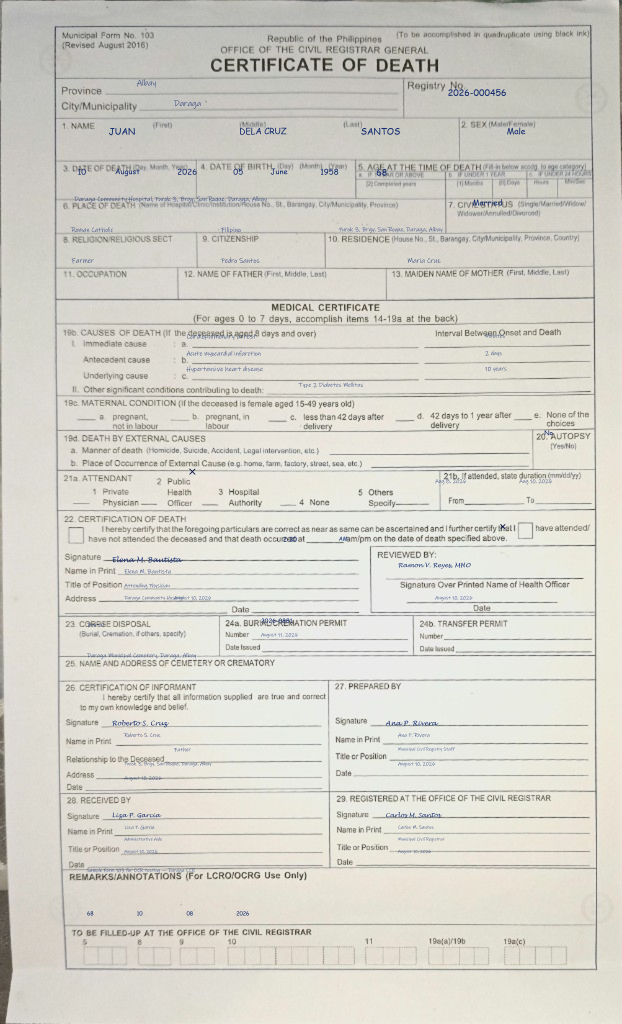
#> input picture daragacivilregistrymanagementsystem/ocr/templates/death_form103_example.jpg, 2488 x 4096 px (shown at 1/4 size); its folder holds only this picture in this run
$ python -i marriage.py   (imports and definitions only)
#> lines starting #> are read from the running program, lines starting #| are printed output that depends on the picture
#> in extract_marriage_data, img is the input picture: shape (4096, 2488, 3); mean B, G, R 202.9, 211.1, 212.9
### daragacivilregistrymanagementsystem/ocr/shared.py
import os
import threading
import warnings
from contextlib import contextmanager, redirect_stderr, redirect_stdout
from importlib.util import find_spec

os.environ.setdefault("GLOG_minloglevel", "3")
os.environ.setdefault("GLOG_v", "0")
os.environ.setdefault("FLAGS_minloglevel", "3")
os.environ.setdefault("PADDLE_PDX_DISABLE_MODEL_SOURCE_CHECK", "True")
os.environ.setdefault("KMP_WARNINGS", "0")
os.environ.setdefault("OMP_DISPLAY_ENV", "FALSE")
_cpu_n = os.cpu_count() or 4
_ocr_threads = os.environ.get("OCR_CPU_THREADS") or ("2" if _cpu_n >= 4 else "1")
os.environ.setdefault("OCR_CPU_THREADS", _ocr_threads)
os.environ.setdefault("OMP_NUM_THREADS", _ocr_threads)
os.environ.setdefault("MKL_NUM_THREADS", _ocr_threads)
os.environ.setdefault("OPENBLAS_NUM_THREADS", _ocr_threads)
os.environ.setdefault("NUMEXPR_NUM_THREADS", _ocr_threads)
os.environ.setdefault("FLAGS_omp_num_threads", _ocr_threads)

import cv2
import numpy as np

warnings.filterwarnings("ignore", message="No ccache found")
warnings.filterwarnings("ignore", category=UserWarning, module="paddle")


class OCREngineNotFoundError(Exception):
    pass


# Longest side sent to the recognizer. Certificate scans are often 2000px+;
# running the full resolution on CPU is the main reason OCR felt stuck.
_OCR_MAX_SIDE = 960

_OCR_INSTANCE = None
_OCR_LOCK = threading.Lock()
_PaddleOCR = None


@contextmanager
def _quiet_stdio():
    """Silence Python prints and native Windows tools (e.g. `where`) spawned by Paddle."""
    import sys

    stdout = getattr(sys.stdout, "_wrapped", sys.stdout)
    stderr = getattr(sys.stderr, "_wrapped", sys.stderr)
    if hasattr(stdout, "flush"):
        stdout.flush()
    if hasattr(stderr, "flush"):
        stderr.flush()

    saved_out = saved_err = None
    nul_fd = None
    try:
        saved_out = os.dup(1)
        saved_err = os.dup(2)
        nul_fd = os.open(os.devnull, os.O_WRONLY)
        os.dup2(nul_fd, 1)
        os.dup2(nul_fd, 2)
        with open(os.devnull, "w") as devnull:
            with redirect_stdout(devnull), redirect_stderr(devnull):
                yield
    except OSError:
        with open(os.devnull, "w") as devnull:
            with redirect_stdout(devnull), redirect_stderr(devnull):
                yield
    finally:
        if saved_out is not None:
            os.dup2(saved_out, 1)
            os.close(saved_out)
        if saved_err is not None:
            os.dup2(saved_err, 2)
            os.close(saved_err)
        if nul_fd is not None:
            os.close(nul_fd)


def _load_paddleocr():
    global _PaddleOCR
    if _PaddleOCR is not None:
        return _PaddleOCR
    with _quiet_stdio():
        from paddleocr import PaddleOCR as _Cls
    _PaddleOCR = _Cls
    return _PaddleOCR


def get_ocr():
    """
    Lazily create a shared PaddleOCR instance.
    """
    global _OCR_INSTANCE
    if _OCR_INSTANCE is not None:
        return _OCR_INSTANCE

    if find_spec("paddle") is None:
        raise OCREngineNotFoundError(
            "PaddleOCR requires the 'paddlepaddle' package. Install it in the project environment: "
            "pip install paddlepaddle"
        )

    PaddleOCR = _load_paddleocr()
    try:
        cpu_threads = max(1, min(8, int(os.environ.get("OCR_CPU_THREADS") or "4")))
    except ValueError:
        cpu_threads = 4
    ocr_kwargs = dict(
        lang="en",
        ocr_version="PP-OCRv4",
        use_textline_orientation=False,
        use_doc_orientation_classify=False,
        use_doc_unwarping=False,
        text_det_limit_side_len=_OCR_MAX_SIDE,
        text_det_limit_type="max",
        text_recognition_batch_size=16,
        cpu_threads=cpu_threads,
    )
    try:
        with _quiet_stdio():
            try:
                _OCR_INSTANCE = PaddleOCR(**ocr_kwargs)
            except (TypeError, ValueError):
                ocr_kwargs.pop("cpu_threads", None)
                ocr_kwargs.pop("ocr_version", None)
                try:
                    _OCR_INSTANCE = PaddleOCR(**ocr_kwargs)
                except TypeError:
                    _OCR_INSTANCE = PaddleOCR(
                        lang="en",
                        use_textline_orientation=False,
                        use_doc_orientation_classify=False,
                        use_doc_unwarping=False,
                    )
    except Exception as exc:
        raise OCREngineNotFoundError(
            "Failed to initialize PaddleOCR engine. Ensure 'paddlepaddle' is installed and compatible "
            "with this Python version."
        ) from exc
    return _OCR_INSTANCE


# [30 lines left out: functions warmup_ocr, _page_to_dict, _normalize_ocr_pages, not called in this run]


def _resize_for_ocr(img, max_side=None):
    limit = int(max_side or _OCR_MAX_SIDE)
    h, w = img.shape[:2]
    longest = max(h, w)
    if longest <= limit:
        return img, 1.0
    scale = limit / float(longest)
    new_w = max(32, int(round(w * scale)))
    new_h = max(32, int(round(h * scale)))
    resized = cv2.resize(img, (new_w, new_h), interpolation=cv2.INTER_AREA)
    return resized, scale


# [12 lines left out: function _scale_pages_to_original, not called in this run]


def run_ocr_on_image(img, max_side=None):
    """
    Run PaddleOCR on an in-memory image (numpy array, BGR).
    Returns the same "dict per page" structure as run_ocr_on_image_path.
    Boxes are returned in the original image coordinates.
    """
    if img is None:
        raise ValueError("Image is None")
    ocr_img, scale = _resize_for_ocr(img, max_side=max_side)
    with _OCR_LOCK:
        ocr = get_ocr()
        with _quiet_stdio():
            if hasattr(ocr, "predict"):
                raw = ocr.predict(ocr_img)
            else:
                raw = ocr.ocr(ocr_img, cls=True)
        if hasattr(ocr, "predict"):
            pages = _normalize_ocr_pages(raw)
            return _scale_pages_to_original(pages, scale)
    pages = []
    for page in raw or []:
        rec_texts, rec_scores, dt_polys = [], [], []
        for line in page or []:
            if not line or len(line) != 2:
                continue
            box, (text, score) = line
            rec_texts.append(str(text))
            rec_scores.append(float(score))
            dt_polys.append(box)
        pages.append({"rec_texts": rec_texts, "rec_scores": rec_scores, "dt_polys": dt_polys})
    return _scale_pages_to_original(pages, scale)


# [12 lines left out: function run_ocr_on_image_path, not called in this run]

### daragacivilregistrymanagementsystem/ocr/marriage.py
"""
Marriage certificate OCR extraction.
Fixed implementation v2 - addresses name extraction issues.
"""
import re
import difflib
from datetime import datetime
from typing import Dict, Any, List

import cv2
import numpy as np
from ocr.shared import run_ocr_on_image
from ocr.engine import extract_from_ocr_text, ocr_pages_to_text
from ocr.field_boxes import extract_field_boxes
from ocr.sex import sex_from_ocr_text


# =========================================================
# CONFIG
# =========================================================
DEBUG_OCR_RAW = False
DEBUG_LABELS = False
DEBUG_PREPROCESS = False
DEBUG_NAME_BAND = False
DEBUG_DRAW_BOXES = False
DEBUG_TEMPLATE_MATCH = False


# =========================================================
# PREPROCESS
# =========================================================
def preprocess_image(img):
    """Makes pre-cropped inputs more OCR-friendly."""
    h, w = img.shape[:2]

    target_w = 1700
    if w < target_w:
        scale = target_w / float(w)
        new_w = int(w * scale)
        new_h = int(h * scale)
        img = cv2.resize(img, (new_w, new_h), interpolation=cv2.INTER_CUBIC)

    h, w = img.shape[:2]
    pad_x = max(30, int(w * 0.03))
    pad_y = max(30, int(h * 0.03))
    img = cv2.copyMakeBorder(
        img, pad_y, pad_y, pad_x, pad_x,
        borderType=cv2.BORDER_CONSTANT,
        value=(255, 255, 255)
    )
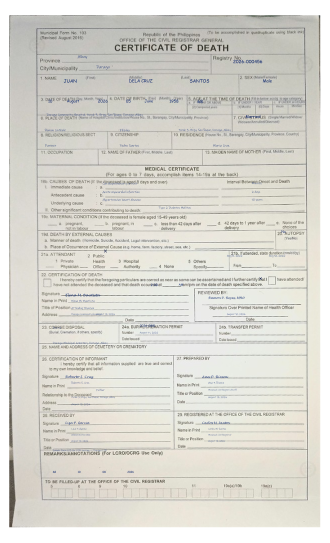
#> img: shape (4340, 2636, 3) (shown at 1/8 size); mean of channels 0, 1, 2 208.6, 215.9, 217.5; drawn as B, G, R

    gray = cv2.cvtColor(img, cv2.COLOR_BGR2GRAY)
    gray = cv2.convertScaleAbs(gray, alpha=1.10, beta=6)
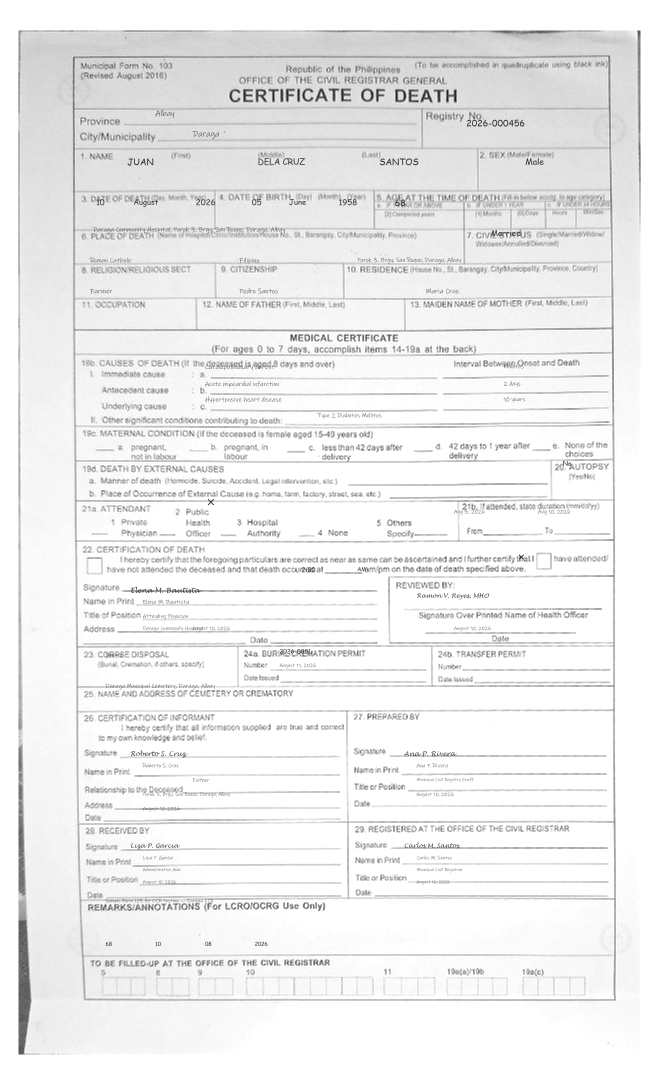
#> gray: shape (4340, 2636) (shown at 1/4 size); min 9, max 255, mean 237.6

    out = cv2.cvtColor(gray, cv2.COLOR_GRAY2BGR)
    return out


# =========================================================
# OCR DEBUG VISUALIZER
# =========================================================
# [10 lines left out: function draw_debug_boxes, not called in this run]


# =========================================================
# CONSTANTS
# =========================================================
MONTHS = {
    "JANUARY", "FEBRUARY", "MARCH", "APRIL", "MAY", "JUNE",
    "JULY", "AUGUST", "SEPTEMBER", "OCTOBER", "NOVEMBER", "DECEMBER"
}

HELPER_WORDS = {
    "FIRST", "LAST", "MIDDLE", "INITIAL", "DAY", "MONTH", "YEAR",
    "AGE", "HUSBAND", "WIFE", "PARTIES", "PARTIEN", "PARTY",
    "MIDDLE INITIAL", "MIDDIE INITIAL", "MIDDLE INITLAL", "MIDDLE INLTIAL"
}

NAME_SLOT_LABELS = {
    "FIRST", "FIRT", "FIST", "FRST",
    "MIDDLE", "MIDLE", "MIDDDE", "MIDDELE", "MIDDEL", "MIDDLES",
    "LAST", "LST", "LASTT",
}

NAME_BANNED_WORDS = {
    "CITIZENSHIP", "PROVINCE", "PROVINCEO", "RELIGION", "RESIDENCE",
    "MALE", "FEMALE", "FILIPINO", "FILIPING", "OFFICE", "CIVIL",
    "REGISTRY", "REGISTRAR", "REGIS", "MUNICIPALITY", "MUNIEIPALITY",
    "CITY", "FORMNO", "FORM", "QUADRUPLICAIE", "ACCOMPLISHED",
    "AUGUST", "JANUARY", "FEBRUARY", "MARCH", "APRIL", "MAY", "JUNE",
    "JULY", "SEPTEMBER", "OCTOBER", "NOVEMBER", "DECEMBER",
    "PLACE", "BIRTH", "DEATH", "MARRIAGE", "NO", "NUMBER",
    "REPUBLIC", "PHILIPPINES", "PHILIPPINE", "STATISTICS",
    "AUTHORITY", "GENERAL", "MANILA", "CERTIFICATE", "REGISTRATION",
    "COPY", "OFFICIAL", "LOCAL", "REGISTRATION", "CONTRACTING",
    "PARTIES", "HUSBAND", "WIFE", "AGE", "SEX", "STATUS",
}

NAME_SUFFIXES = {"JR", "SR", "II", "III", "IV", "V"}
NAME_PARTICLES = {"DE", "DEL", "DELA", "DA", "VAN", "VON", "SAN", "SANTA", "LA", "LAS", "LOS", "Y", "DI"}

CITIZENSHIP_CANON = {
    "FILIPINO": "FILIPINO",
    "FILPINO": "FILIPINO",
    "FLIPINO": "FILIPINO",
    "FILIPINA": "FILIPINO",
    "AMERICAN": "AMERICAN",
    "CHINESE": "CHINESE",
    "JAPANESE": "JAPANESE",
    "KOREAN": "KOREAN",
    "BRITISH": "BRITISH",
    "INDIAN": "INDIAN",
    "AUSTRALIAN": "AUSTRALIAN",
    "CANADIAN": "CANADIAN",
}

PLACE_LANDMARKS = (
    "QUEZON CITY", "CITY HALL", "MUNICIPAL HALL", "BARANGAY", "MANILA",
    "QUEZON", "MAKATI", "PASIG", "TAGUIG", "CALOOCAN", "PASAY", "MUNTINLUPA",
    "PARANAQUE", "PARAÑAQUE", "LAS PINAS", "LAS PIÑAS", "ERMITA", "CUBAO",
    "ALABANG", "CEBU", "DAVAO", "ALBAY", "CAMALIG", "DARAGA", "LEGAZPI",
    "STREET", "AVENUE", "ROAD", "CHURCH", "CATHEDRAL", "HALL",
)

COMMON_WORD_FIXES = {
    "FILPINO": "FILIPINO", "FLPINO": "FILIPINO", "FLIPINO": "FILIPINO",
    "FILIPING": "FILIPINO", "F ILIPINO": "FILIPINO",
    "MALEL": "MALE", "FEMALEL": "FEMALE",
    "ROMAN CATHOLIG": "ROMAN CATHOLIC", "CATHOLIG": "CATHOLIC",
}


# =========================================================
# HELPERS
# =========================================================
# [13 lines left out: functions clean_text, norm_text, not called in this run]


def compact_text(t: str) -> str:
    return re.sub(r"\s+", "", norm_text(t))


def alpha_count(t: str) -> int:
    return sum(ch.isalpha() for ch in t)


# [25 lines left out: functions tokens_in_region, group_rows, not called in this run]


def join_tokens(tokens):
    return " ".join(clean_text(t["text"]) for t in sorted(tokens, key=lambda x: x["x1"])).strip()


def apply_common_word_fix(text: str) -> str:
    nt = norm_text(text)
    return COMMON_WORD_FIXES.get(nt, nt)


# [282 lines left out: functions is_date_noise_token, _is_name_slot_label, sanitize_person_name, collapse_repeated_name, compose_full_name, prefer_fuller_name and 2 more, not called in this run]


_ADDRESS_TOKENS = {
    "BLOCK", "LOT", "PUROK", "BARANGAY", "BRGY", "STREET", "HOMES",
    "SUBDIVISION", "VILLAGE", "SITIO", "PHASE", "ROAD", "AVENUE",
    "CAMELLA", "HOUSE", "BLDG", "BUILDING",
}


# [46 lines left out: functions normalize_citizenship_value, normalize_month_word, not called in this run]


def normalize_sex_value(text: str) -> str:
    return sex_from_ocr_text(text)


# [397 lines left out: functions pattern_score, find_best_label, find_label_below, infer_working_xmax, is_helper_token, is_form_metadata and 13 more, not called in this run]


_BIRTH_YEAR_RE = re.compile(r"\b((?:19|20)\d{2})\b")


# [79 lines left out: functions _small_age, extract_form97_ages, extract_dob_and_age, not called in this run]


_PLACE_FORM_TAIL = {
    "CITY", "MUNICIPALITY", "PROVINCE", "OFFICE", "HOUSE", "STREET", "ST",
    "BARANGAY", "BRGY", "NO", "NUMBER", "MOSQUE", "TEMPLE", "CHAPEL",
    "ADDRESS", "PLACE", "MARRIAGE", "OF", "THE", "AND",
}

_MONTH_ALT = (
    "JANUARY|FEBRUARY|MARCH|APRIL|MAY|JUNE|JULY|AUGUST|"
    "SEPTEMBER|OCTOBER|NOVEMBER|DECEMBER"
)


# [387 lines left out: functions normalize_place, _is_place_noise_token, normalize_marriage_date_text, find_marriage_date_fallback, extract_registry_number, extract_date_of_registration and 6 more, not called in this run]


# =========================================================
# MAIN: extract_marriage_data
# =========================================================
def extract_marriage_data(img_path: str) -> Dict[str, Any]:
    img = cv2.imread(img_path)
    if img is None:
        raise FileNotFoundError(f"Could not read image: {img_path}")

    img = preprocess_image(img)

    if DEBUG_PREPROCESS:
        cv2.imwrite("debug_preprocessed_marriage.jpg", img)

    img_h, img_w = img.shape[:2]
#> (the rest of the program and of its run is left out)
